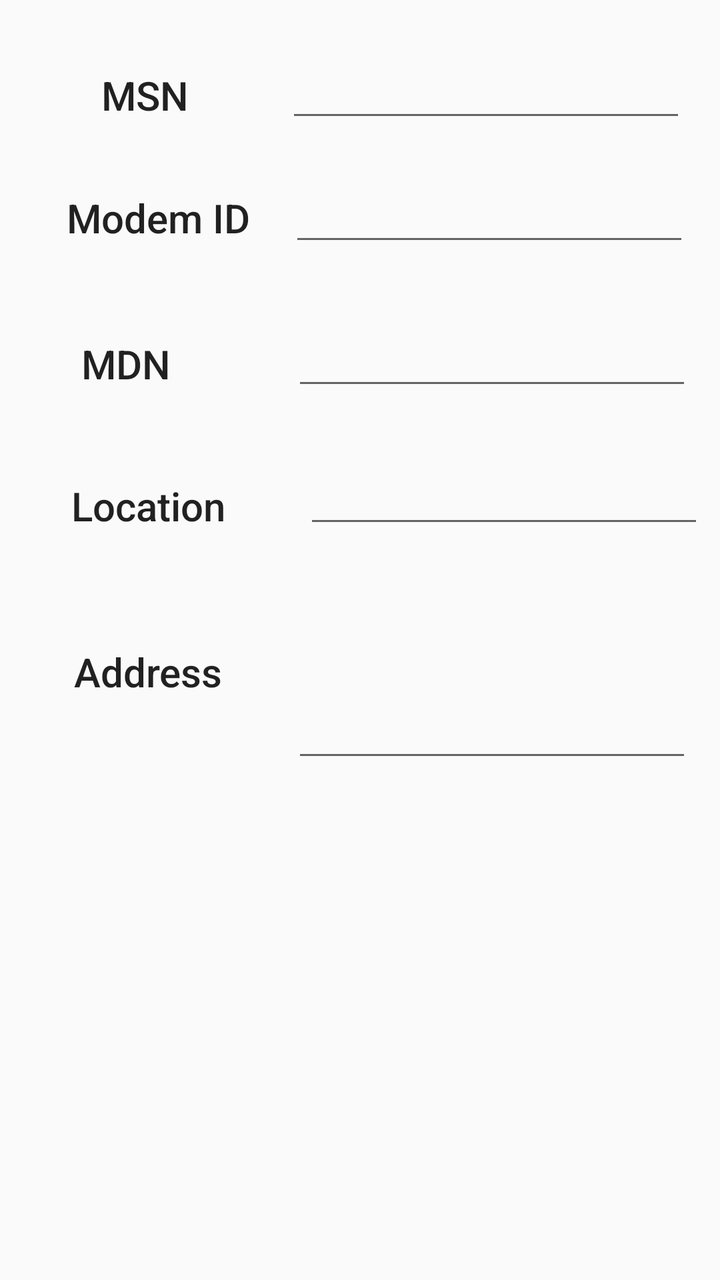
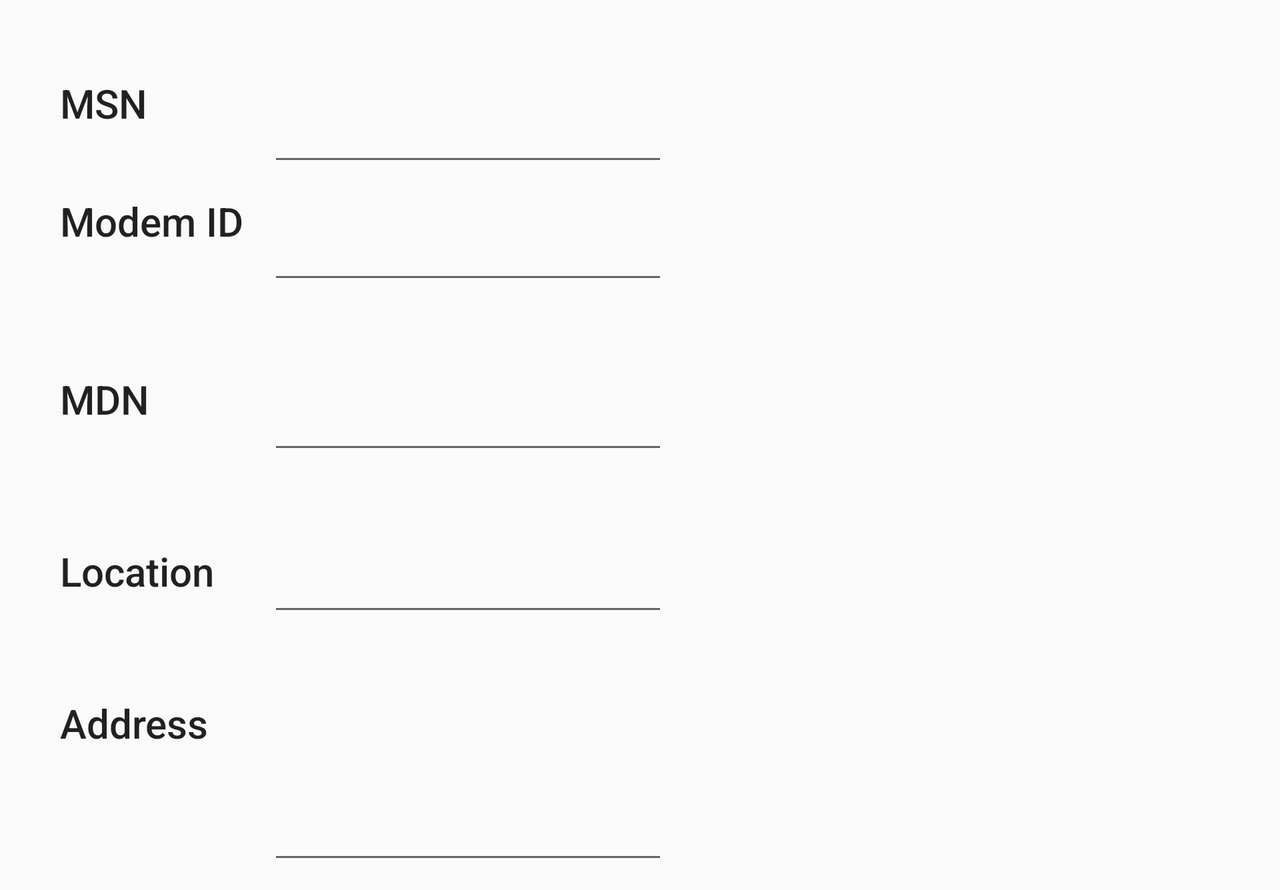

Compare how this app lays out the same screen by default and in its alternative resource folder. The renders come first, then the two layout files and the values they reference.
<!-- AndroidManifest.xml: application theme AppTheme -->
<!-- res/layout/activity_editor.xml -->
<?xml version="1.0" encoding="utf-8"?>
<ScrollView xmlns:android="http://schemas.android.com/apk/res/android"
    xmlns:app="http://schemas.android.com/apk/res-auto"
    xmlns:tools="http://schemas.android.com/tools"
    android:layout_width="match_parent"
    android:layout_height="match_parent">

    <android.support.constraint.ConstraintLayout
        android:layout_width="match_parent"
        android:layout_height="wrap_content"
        tools:context="com.developer.sourav.streetlightapp.EditorActivity">

        <EditText
            android:id="@+id/edit_location"
            android:layout_width="200dp"
            android:layout_height="50dp"
            android:textAlignment="center"
            android:layout_marginTop="19dp"
            app:layout_constraintTop_toBottomOf="@+id/edit_mdn"
            app:layout_constraintLeft_toRightOf="@+id/textViewLocation"
            android:layout_marginStart="24dp"
            android:layout_marginEnd="8dp"
            android:maxLength="25"
            android:inputType="textCapWords"
            app:layout_constraintRight_toRightOf="parent"
            app:layout_constraintHorizontal_bias="1.0" />

        <EditText
            android:id="@+id/edit_meter_id"
            android:layout_width="200dp"
            android:layout_height="50dp"
            android:textAlignment="center"
            android:maxLength="10"
            android:inputType="text"
            app:layout_constraintLeft_toRightOf="@+id/textViewMeterId"
            android:layout_marginStart="19dp"
            app:layout_constraintTop_toTopOf="parent"
            android:layout_marginTop="16dp"
            android:layout_marginEnd="8dp"
            app:layout_constraintRight_toRightOf="parent" />

        <EditText
            android:id="@+id/edit_mdn"
            android:layout_width="200dp"
            android:layout_height="50dp"
            android:textAlignment="center"
            android:layout_marginTop="22dp"
            app:layout_constraintTop_toBottomOf="@+id/edit_modem_id"
            app:layout_constraintLeft_toRightOf="@+id/textViewMDN"
            android:layout_marginStart="44dp"
            android:layout_marginEnd="8dp"
            android:inputType="number"
            android:maxLength="11"
            app:layout_constraintRight_toRightOf="parent" />

        <TextView
            android:id="@+id/textViewMeterId"
            android:layout_width="85dp"
            android:layout_height="37dp"
            android:layout_marginStart="30dp"
            android:layout_marginTop="29dp"
            android:gravity="center"
            android:ems="10"
            android:text="@string/meterId"
            android:textAppearance="@android:style/TextAppearance.Material.Title"
            app:layout_constraintLeft_toLeftOf="parent"
            app:layout_constraintTop_toTopOf="parent" />

        <EditText
            android:id="@+id/edit_modem_id"
            android:layout_width="200dp"
            android:layout_height="50dp"
            android:textAlignment="center"
            app:layout_constraintLeft_toRightOf="@+id/textViewModemId"
            android:layout_marginStart="9dp"
            android:maxLength="12"
            android:inputType="text"
            android:layout_marginTop="12dp"
            app:layout_constraintTop_toBottomOf="@+id/edit_meter_id"
            android:layout_marginEnd="8dp"
            app:layout_constraintRight_toRightOf="parent" />

        <TextView
            android:id="@+id/textViewModemId"
            android:layout_width="98dp"
            android:layout_height="38dp"
            android:layout_marginStart="30dp"
            android:gravity="center"
            android:text="@string/modem_id"
            android:ems="10"
            android:textAppearance="@android:style/TextAppearance.Material.Title"
            android:layout_marginTop="24dp"
            app:layout_constraintTop_toBottomOf="@+id/textViewMeterId"
            app:layout_constraintLeft_toLeftOf="parent" />

        <TextView
            android:id="@+id/textViewMDN"
            android:layout_width="66dp"
            android:layout_height="36dp"
            android:layout_marginStart="30dp"
            android:gravity="center"
            android:text="@string/mdn"
            android:ems="10"
            android:textAppearance="@android:style/TextAppearance.Material.Title"
            android:layout_marginTop="36dp"
            app:layout_constraintTop_toBottomOf="@+id/textViewModemId"
            app:layout_constraintLeft_toLeftOf="parent" />

        <TextView
            android:id="@+id/textViewLocation"
            android:layout_width="88dp"
            android:layout_height="36dp"
            android:layout_marginStart="30dp"
            android:gravity="center"
            android:text="@string/location"
            android:ems="10"
            android:textAppearance="@android:style/TextAppearance.Material.Title"
            android:layout_marginTop="35dp"
            app:layout_constraintTop_toBottomOf="@+id/textViewMDN"
            app:layout_constraintLeft_toLeftOf="parent" />

        <TextView
            android:id="@+id/textViewAddress"
            android:layout_width="88dp"
            android:layout_height="36dp"
            android:layout_marginStart="30dp"
            android:gravity="center"
            android:text="@string/address"
            android:textAppearance="@android:style/TextAppearance.Material.Title"
            android:layout_marginTop="22dp"
            android:ems="10"
            app:layout_constraintTop_toBottomOf="@+id/textViewLocation"
            android:layout_marginLeft="30dp"
            app:layout_constraintLeft_toLeftOf="parent"
            app:layout_constraintBottom_toBottomOf="parent"
            android:layout_marginBottom="8dp"
            app:layout_constraintVertical_bias="0.509" />

        <EditText
            android:id="@+id/edit_address"
            android:layout_width="200dp"
            android:layout_height="100dp"
            android:ems="10"
            android:inputType="textMultiLine"
            android:textAlignment="viewStart"
            android:layout_marginTop="17dp"
            android:maxLength="40"
            app:layout_constraintTop_toBottomOf="@+id/edit_location"
            app:layout_constraintLeft_toRightOf="@+id/textViewAddress"
            android:layout_marginStart="22dp"
            android:layout_marginEnd="8dp"
            app:layout_constraintRight_toRightOf="parent" />
    </android.support.constraint.ConstraintLayout>
</ScrollView>
<!-- resources referenced by this layout -->
<resources>
  <string name="address">Address</string>
  <string name="location">Location</string>
  <string name="mdn">MDN</string>
  <string name="meterId">MSN</string>
  <string name="modem_id">Modem ID</string>
  <style name="AppTheme" parent="Theme.AppCompat.Light.DarkActionBar">
          
          <item name="colorPrimary">@color/colorPrimary</item>
          <item name="colorPrimaryDark">@color/colorPrimaryDark</item>
          <item name="colorAccent">@color/colorAccent</item>
      </style>
  <color name="colorPrimary">#3F51B5</color>
  <color name="colorPrimaryDark">#303F9F</color>
  <color name="colorAccent">#FF4081</color>
</resources>
<!-- res/layout-land/activity_editor.xml (the repository's variant of the layout above) -->
<!-- drawn on the phone turned sideways -->
<?xml version="1.0" encoding="utf-8"?>
<ScrollView xmlns:android="http://schemas.android.com/apk/res/android"
    xmlns:app="http://schemas.android.com/apk/res-auto"
    xmlns:tools="http://schemas.android.com/tools"
    android:layout_width="wrap_content"
    android:layout_height="wrap_content">

    <android.support.constraint.ConstraintLayout
        android:layout_width="match_parent"
        android:layout_height="match_parent"
        tools:context="com.developer.sourav.streetlightapp.EditorActivity">

        <EditText
            android:id="@+id/edit_location"
            android:layout_width="200dp"
            android:layout_height="50dp"
            android:layout_marginLeft="8dp"
            android:layout_marginRight="8dp"
            android:layout_marginTop="31dp"
            android:textAlignment="center"
            app:layout_constraintHorizontal_bias="1.0"
            app:layout_constraintLeft_toRightOf="@+id/textViewLocation"
            app:layout_constraintRight_toRightOf="parent"
            app:layout_constraintTop_toBottomOf="@+id/edit_mdn" />

        <EditText
            android:id="@+id/edit_meter_id"
            android:layout_width="200dp"
            android:layout_height="60dp"
            android:layout_marginLeft="26dp"
            android:layout_marginRight="8dp"
            android:layout_marginTop="28dp"
            android:textAlignment="center"
            app:layout_constraintHorizontal_bias="1.0"
            app:layout_constraintLeft_toRightOf="@+id/textViewMeterId"
            app:layout_constraintRight_toRightOf="parent"
            app:layout_constraintTop_toTopOf="parent" />

        <EditText
            android:id="@+id/edit_mdn"
            android:layout_width="200dp"
            android:layout_height="50dp"
            android:layout_marginLeft="59dp"
            android:layout_marginRight="8dp"
            android:layout_marginTop="35dp"
            android:textAlignment="center"
            app:layout_constraintLeft_toRightOf="@+id/textViewMDN"
            app:layout_constraintRight_toRightOf="parent"
            app:layout_constraintTop_toBottomOf="@+id/edit_modem_id" />

        <TextView
            android:id="@+id/textViewMeterId"
            android:layout_width="wrap_content"
            android:layout_height="wrap_content"
            android:layout_marginLeft="16dp"
            android:layout_marginStart="30dp"
            android:layout_marginTop="38dp"
            android:text="@string/meterId"
            android:textAppearance="@android:style/TextAppearance.Material.Title"
            app:layout_constraintLeft_toLeftOf="parent"
            app:layout_constraintTop_toTopOf="parent" />

        <EditText
            android:id="@+id/edit_modem_id"
            android:layout_width="200dp"
            android:layout_height="50dp"
            android:layout_marginLeft="8dp"
            android:layout_marginRight="8dp"
            android:layout_marginTop="9dp"
            android:textAlignment="center"
            app:layout_constraintHorizontal_bias="0.0"
            app:layout_constraintLeft_toRightOf="@+id/textViewModemId"
            app:layout_constraintRight_toRightOf="parent"
            app:layout_constraintTop_toBottomOf="@+id/edit_meter_id" />

        <TextView
            android:id="@+id/textViewModemId"
            android:layout_width="96dp"
            android:layout_height="29dp"
            android:layout_marginLeft="30dp"
            android:layout_marginStart="30dp"
            android:layout_marginTop="32dp"
            android:text="@string/modem_id"
            android:textAppearance="@android:style/TextAppearance.Material.Title"
            app:layout_constraintLeft_toLeftOf="parent"
            app:layout_constraintTop_toBottomOf="@+id/textViewMeterId" />

        <TextView
            android:id="@+id/textViewMDN"
            android:layout_width="wrap_content"
            android:layout_height="wrap_content"
            android:layout_marginLeft="37dp"
            android:layout_marginStart="30dp"
            android:layout_marginTop="60dp"
            android:text="@string/mdn"
            android:textAppearance="@android:style/TextAppearance.Material.Title"
            app:layout_constraintLeft_toLeftOf="parent"
            app:layout_constraintTop_toBottomOf="@+id/textViewModemId" />

        <TextView
            android:id="@+id/textViewLocation"
            android:layout_width="78dp"
            android:layout_height="30dp"
            android:layout_marginLeft="30dp"
            android:layout_marginStart="30dp"
            android:layout_marginTop="59dp"
            android:text="@string/location"
            android:textAppearance="@android:style/TextAppearance.Material.Title"
            app:layout_constraintLeft_toLeftOf="parent"
            app:layout_constraintTop_toBottomOf="@+id/textViewMDN" />

        <TextView
            android:id="@+id/textViewAddress"
            android:layout_width="wrap_content"
            android:layout_height="wrap_content"
            android:layout_marginBottom="8dp"
            android:layout_marginLeft="31dp"
            android:layout_marginStart="30dp"
            android:layout_marginTop="46dp"
            android:text="@string/address"
            android:textAppearance="@android:style/TextAppearance.Material.Title"
            app:layout_constraintBottom_toBottomOf="parent"
            app:layout_constraintLeft_toLeftOf="parent"
            app:layout_constraintTop_toBottomOf="@+id/textViewLocation"
            app:layout_constraintVertical_bias="0.0" />

        <EditText
            android:id="@+id/edit_address"
            android:layout_width="200dp"
            android:layout_height="100dp"
            android:layout_marginBottom="8dp"
            android:layout_marginLeft="8dp"
            android:layout_marginRight="8dp"
            android:layout_marginTop="24dp"
            android:ems="10"
            android:inputType="textMultiLine"
            android:textAlignment="viewStart"
            app:layout_constraintBottom_toBottomOf="parent"
            app:layout_constraintHorizontal_bias="1.0"
            app:layout_constraintLeft_toRightOf="@+id/textViewAddress"
            app:layout_constraintRight_toRightOf="parent"
            app:layout_constraintTop_toBottomOf="@+id/edit_location"
            app:layout_constraintVertical_bias="0.0" />
    </android.support.constraint.ConstraintLayout>
</ScrollView>
